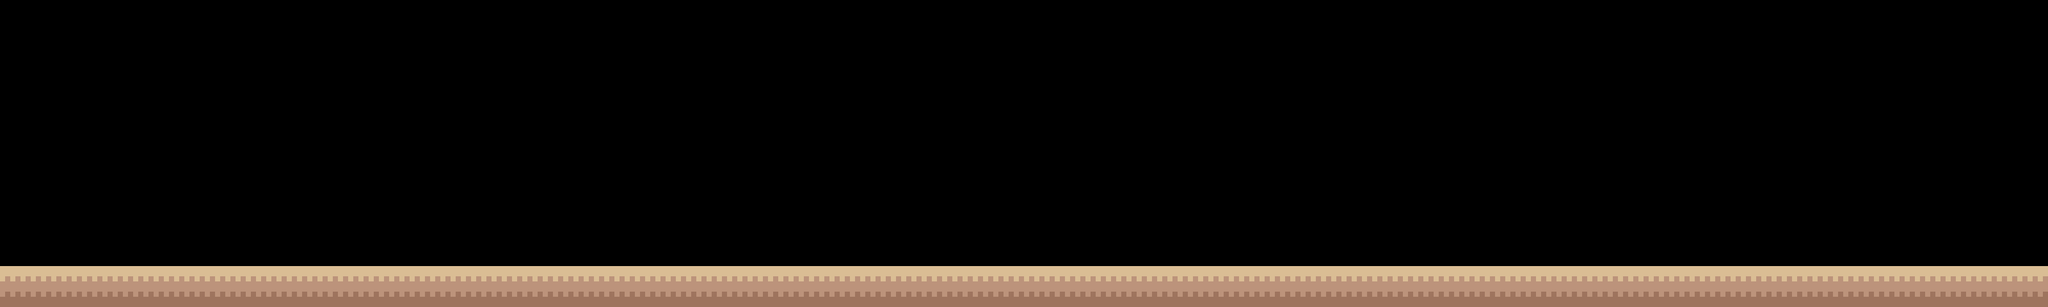

The image is a tile-based game level rendered from a .tmx file. Its description and source (layers, tilesets, objects; grid data summarised) follow:
An orthogonal 100x15 tile map with 32x32 px tiles, 1 tile layer (groundLayer) and 2 objects (startPoint, endPoint).

<map version="1.2" tiledversion="1.2.4" orientation="orthogonal" renderorder="right-down" width="100" height="15" tilewidth="32" tileheight="32" infinite="0" nextlayerid="7" nextobjectid="7">
 <tileset firstgid="1" name="tiles" tilewidth="32" tileheight="32" tilecount="20" columns="10">
  <image source="tiles.png" trans="ff00ff" width="320" height="64" />
  <tile id="0">
   <properties>
    <property name="sand" type="bool" value="true" />
   </properties>
  </tile>
  <tile id="10">
   <properties>
    <property name="sand" type="bool" value="true" />
   </properties>
  </tile>
 </tileset>
 <layer id="5" name="groundLayer" width="100" height="15">
  <data>[1500 cells, 200 non-empty, 2 distinct tile ids]</data>
 </layer>
 <objectgroup id="6" name="objectLayer">
  <object id="1" name="startPoint" x="130.303" y="387.879">
   <point />
  </object>
  <object id="6" name="endPoint" x="2912.12" y="351.515" width="84.8485" height="60.6061" />
 </objectgroup>
</map>
